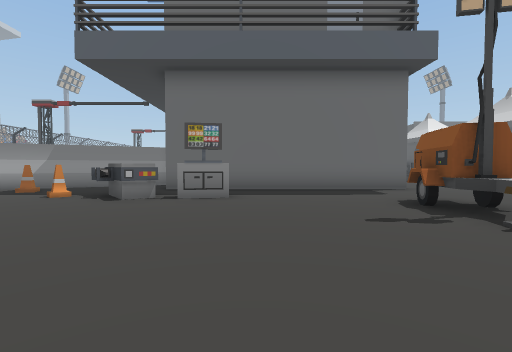
View 1 (above)

16 first-person views from a walk through a Unity game level. The camera is 1.4 m above the floor, tilts 2° down and sees 85° across. The floor is counted in squares, 2 m on a side. Each view is taken from the middle of a square. On the plan, view 1 faces up. The plan holds only what a view shows up to about 9 squares ahead; the rest is blank. The place goes on beyond the plan.

View 2
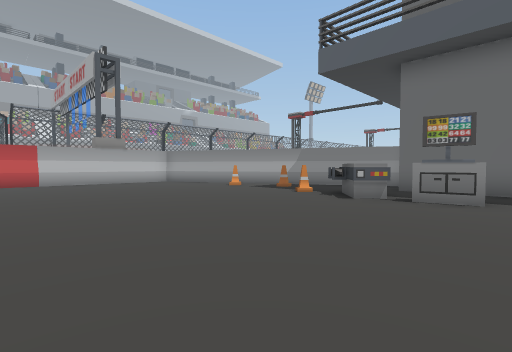

View 3
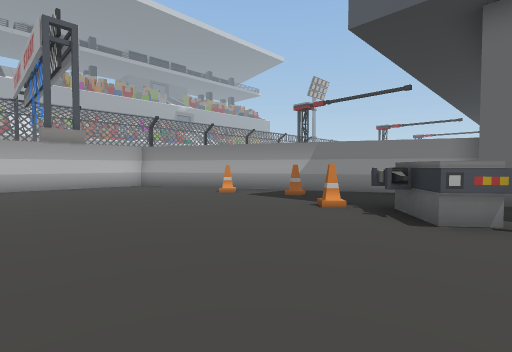

View 4
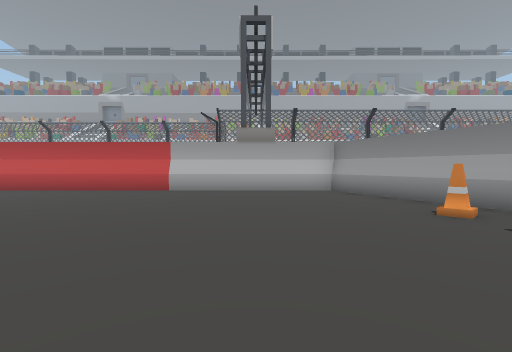

View 5
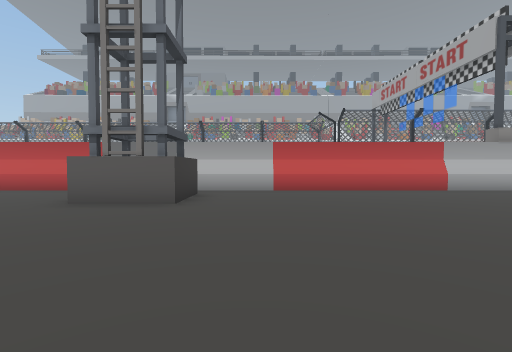

View 6
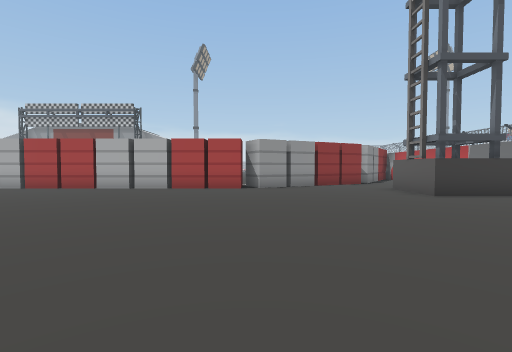

View 7
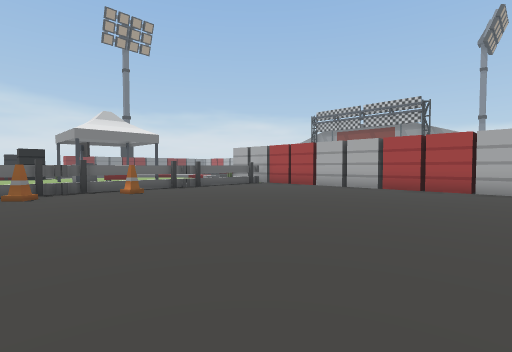

View 8
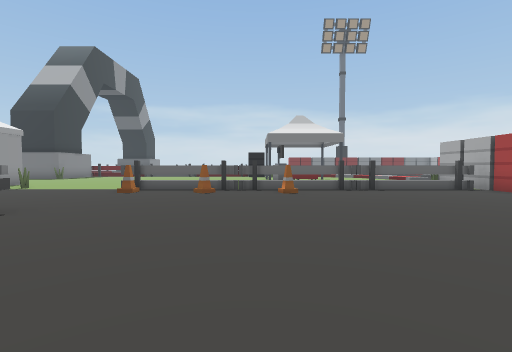

View 9
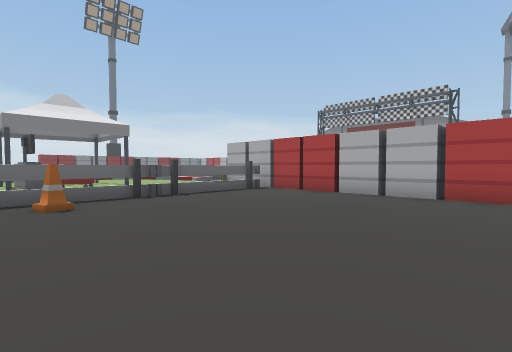

View 10
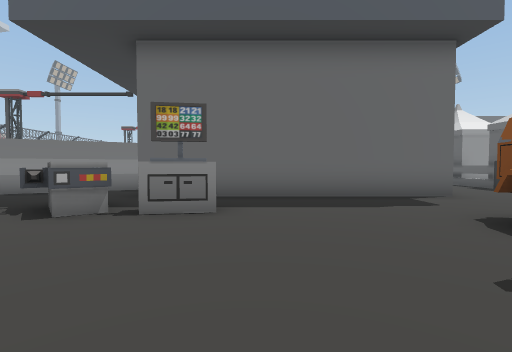

View 11
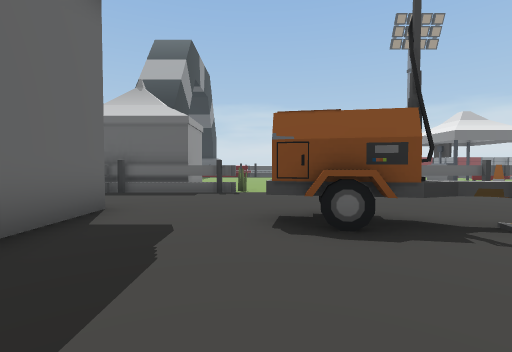

View 12
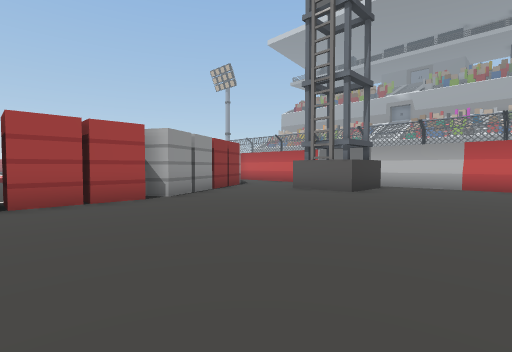

View 13
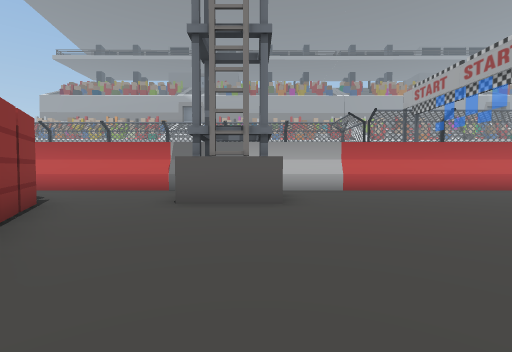

View 14
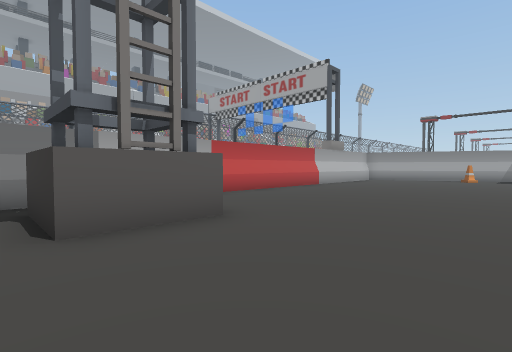

View 15
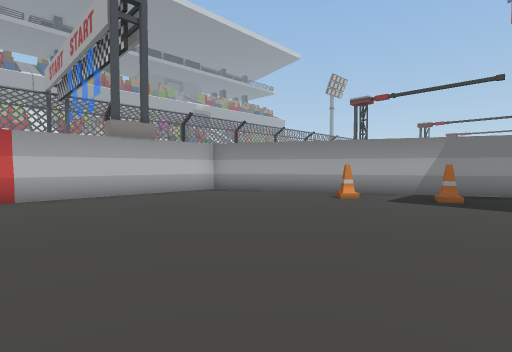

View 16
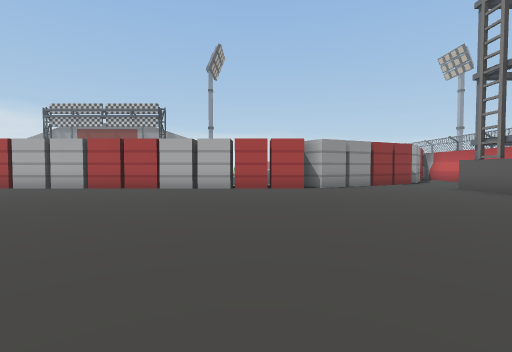

### Floor plan
Points are (right, up) in squares from view 1. A wall is a line through its corners. A room is listed if a view was taken in it or the views show most of it. See-through windows are left out.
Room 1 (views 1, 2, 3, 4, 5, 6, 7, 8, 9, 10, 11, 12, 13, 14, 15, 16)
walls: (2.7, 4.3) (3, 5.6); (3, 4.2) (3.3, 5.9); (-5.1, -7.9) (-4.8, -8.6); (-12.2, -3.1) (-12.2, -4.4); (-5.1, 9.5) (-12, 6.2); (-6.3, 9.2) (-9.4, 7.6); (-11.2, -5.5) (-9.2, -5.5) (-9.2, -7.5) (-11.2, -7.5); (-9.5, 7.6) (-12, 6.4) (-12, -5.8); (4.6, 8.5) (-2.7, 8.5); (-12, -7.4) (-12, -12.5); (-9.3, -10.1) (-4.9, -7.8) (8.1, -7.8); (7.4, 6.5) (7.4, 8.5); (7.4, -7.5) (7.4, 1.5)
low walls: (3.1, 3.1) (3.2, 3.7) (3, 4.3)
ways out: opening at (5.4, 4.1); opening at (7, -2)
objects: cone (-8, 7); cone (-6, 8); cone (-5, 6); cart (-4, 6) to (-2, 7); other object (-1, 6); cone (6, -2); cone (6, 0); other object (8, 9) to (9, 9)

Positions as (right, up) in squares from view 1, and headings:
1: (0, 0), facing up
2: (0, 0), facing up-left
3: (-2, 2), facing up-left
4: (-4, 4), facing left
5: (-4, -4), facing left
6: (-5, 1), facing down
7: (-1, 1), facing down-right
8: (-1, -1), facing right
9: (1, -1), facing down-right
10: (0, 2), facing up
11: (0, 6), facing right
12: (-2, -2), facing down-left
13: (-4, -6), facing left
14: (-6, -8), facing up-left
15: (-5, 1), facing up-left
16: (-3, 1), facing down
